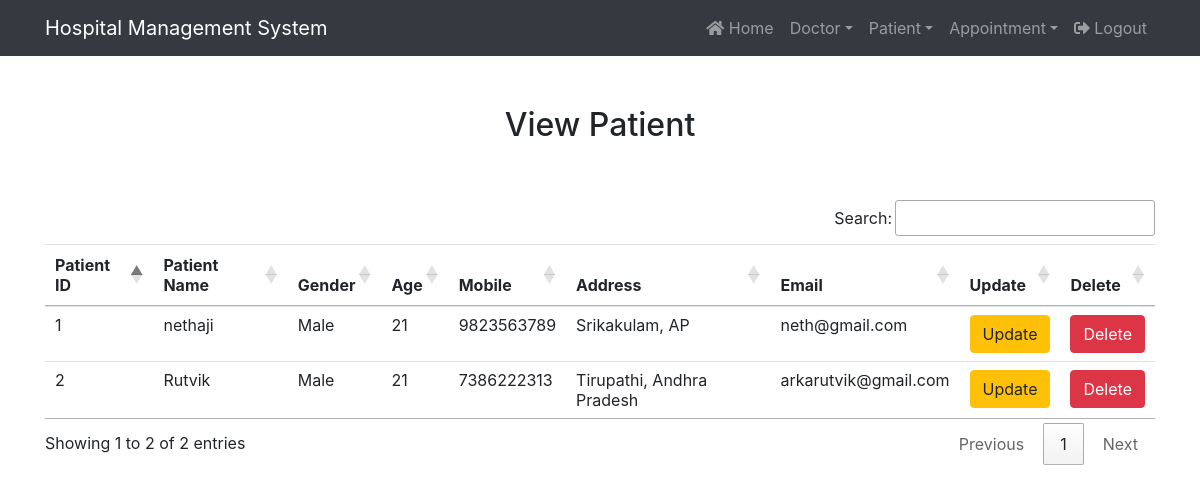
Page /view_patient/ (signed in) on the committed database.
### hospital/models.py (models this page shows, shortened)
class Patient(models.Model):
    name = models.CharField(max_length=50)
    gender = models.CharField(max_length=5)
    age = models.IntegerField()
    mobile = models.IntegerField()
    address = models.CharField(max_length=50)
    email = models.EmailField()

### hospital/views.py (the view)
# urls.py: path('view_patient/', View_Patient, name='view_patient'),
def View_Patient(request):
    if not request.user.is_staff:
        return redirect('login')
    pat = Patient.objects.all()
    x = {'pat': pat}  # dictionary
    return render(request, 'view_patient.html', x)

### hospital/templates/view_patient.html (shortened to what this page needs)
{% extends 'navigationbar.html'%}
{% block body %}
{% load static %}
<div class="container" style="margin-top:50px">
    <h2 class="text-center">View Patient</h2>
    <br><br>
    <table class="table table-hover" id="toolbar">
        <thead>
            <tr>
                <th> Patient ID</th>
                <th> Patient Name</th>
                <th> Gender</th>
                <th> Age</th>
                <th> Mobile</th>
                <th> Address</th>
                <th> Email</th>
                <th> Update</th>
                <th> Delete</th>
            </tr>
        </thead>
        <tbody>
            {% for i in pat %}
            <tr>
                <td>{{i.id}}</td>
                <td>{{i.name}}</td>
                <td>{{i.gender}}</td>
                <td>{{i.age}}</td>
                <td>{{i.mobile}}</td>
                <td>{{i.address}}</td>
                <td>{{i.email}}</td>
                <td>
                    <button type="button" class="btn btn-warning" data-bs-toggle="modal" data-bs-target="#updateModal{{ i.id }}">
                        Update
                    </button>
                </td>
                <td><a href="{% url 'delete_patient' i.id %}" onclick="return confirm('Really want to delete?')" class="btn btn-danger">Delete</a></td>
            </tr>
            {% endfor %}
        </tbody>
    </table>
</div>
{% endblock %}

### rows in the picture
Patient: id "1", name "nethaji", gender "Male", age "21", mobile "9823563789", address "Srikakulam, AP", email "neth@gmail.com"
Patient: id "2", name "Rutvik", gender "Male", age "21", mobile "7386222313", address "Tirupathi, Andhra Pradesh", email "arkarutvik@gmail.com"
